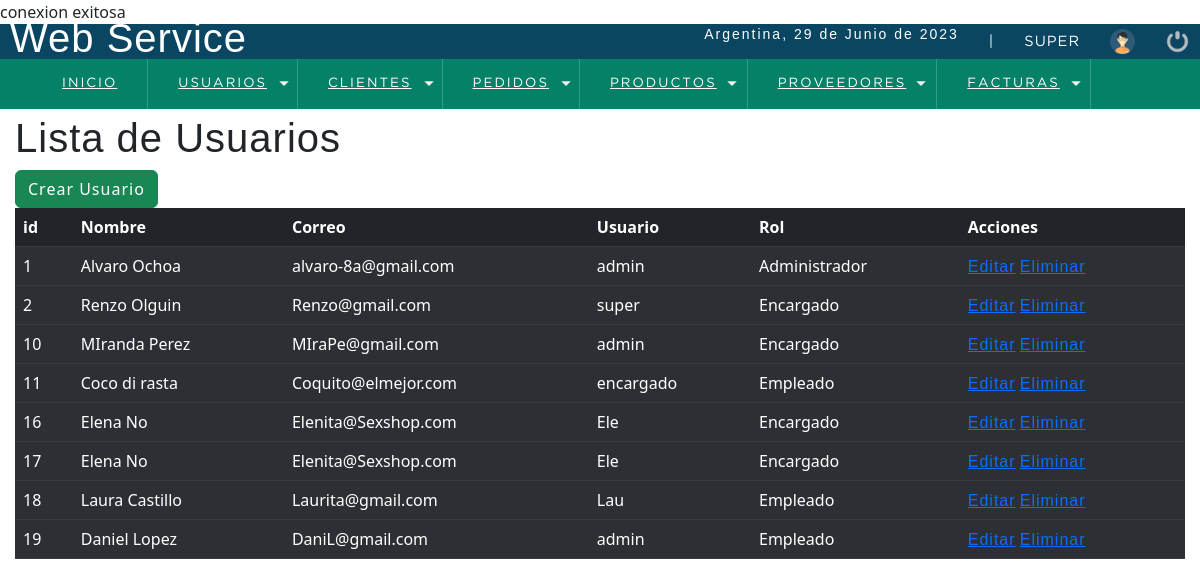
Screenshot of /sistema/listaUsuario.php (signed in) with the database file from the repository.
### tables this page shows
CREATE TABLE `usuario` (
  `idusuario` int(11) NOT NULL,
  `nombre` varchar(50) DEFAULT NULL,
  `correo` varchar(100) DEFAULT NULL,
  `usuario` varchar(15) DEFAULT NULL,
  `clave` varchar(100) DEFAULT NULL,
  `rol` int(11) DEFAULT NULL
);

CREATE TABLE `rol` (
  `idrol` int(11) NOT NULL,
  `rol` varchar(20) DEFAULT NULL
);

### sistema/listaUsuario.php (the view, shortened to what this page needs)
<?php
	include"../conexion.php";
?>
<!DOCTYPE html>
<html lang="en">
<head>
	<?php include "includes/scripts.php" ;?>
</head>
<body>
	<?php include "includes/header.php";?>
	<section id="container">
		<h1>Lista de Usuarios</h1>
		<a href="registroUsuario.php" class="btn btn-success">Crear Usuario</a>
		<table class="table table-dark table-striped">
			<thead>
				<tr>
					<th scope="col">id</th>
					<th scope="col">Nombre</th>
					<th scope="col">Correo</th>
					<th scope="col">Usuario</th>
					<th scope="col">Rol</th>
					<th scope="col">Acciones</th>
				</tr>
				<?php
					$query = mysqli_query($conexion, "SELECT u.idusuario, u.nombre, u.correo, u.usuario, r.rol
													  FROM usuario u INNER JOIN rol r ON u.rol = r.idrol");
					$result = mysqli_num_rows($query);
					if($result >0){
						while($data = mysqli_fetch_array($query)){
				?>
			</thead>
				<tbody>
					<tr>
						<td><?php echo $data["idusuario"] ?></td>
						<td><?php echo $data["nombre"] ?></td>
						<td><?php echo $data["correo"] ?></td>
						<td><?php echo $data["usuario"] ?></td>
						<td><?php echo $data["rol"] ?></td>
						<td>
							<a class="linkEdit" href="editarUsuario.php?id=<?php echo $data["idusuario"] ?>">Editar</a>
							<a class="linkDel" href="#">Eliminar</a>
						</td>
					</tr>
				<?php
					}
				}
			?>
				</tbody>
		</table>
	</section>
</body>
</html>

### sistema/css/style.css (style rules this page uses)
* { margin: 0; padding: 0; box-sizing: border-box; }
body { background: #ededed; }
h1, h2, h3, h4, h5, h6 { font-family: 'arial'; font-weight: bold; letter-spacing: 1px; }
h1 { font-size: 26px; }
a { text-decoration: none; font-family: arial; letter-spacing: 1px; }
#container { padding: 90px 15px 15px; }

### rows the page displays
usuario: idusuario "1", nombre "Alvaro Ochoa", correo "alvaro-8a@gmail.com", usuario "admin", rol.rol "Administrador"
usuario: idusuario "2", nombre "Renzo Olguin", correo "Renzo@gmail.com", usuario "super", rol.rol "Encargado"
usuario: idusuario "10", nombre "MIranda Perez", correo "MIraPe@gmail.com", usuario "admin", rol.rol "Encargado"
usuario: idusuario "11", nombre "Coco di rasta", correo "Coquito@elmejor.com", usuario "encargado", rol.rol "Empleado"
usuario: idusuario "16", nombre "Elena No", correo "Elenita@Sexshop.com", usuario "Ele", rol.rol "Encargado"
usuario: idusuario "17", nombre "Elena No", correo "Elenita@Sexshop.com", usuario "Ele", rol.rol "Encargado"
usuario: idusuario "18", nombre "Laura Castillo", correo "Laurita@gmail.com", usuario "Lau", rol.rol "Empleado"
usuario: idusuario "19", nombre "Daniel Lopez", correo "DaniL@gmail.com", usuario "admin", rol.rol "Empleado"

### other values shown
fechaC() "29 de Junio de 2023"
$_SESSION['user'] "SUPER"
